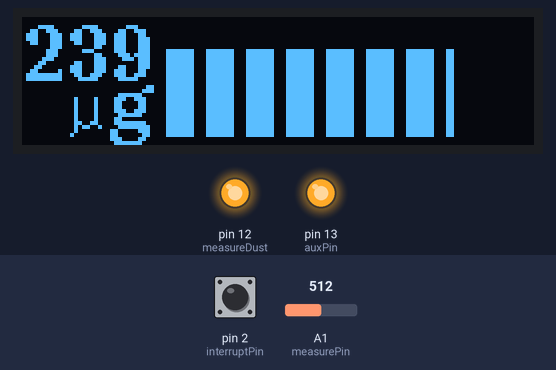
A sketch run on a simulated Arduino Uno, built with avr-gcc and run on an emulated ATmega328P. Parts: 128×32 one-colour display, output pins drawn as LEDs (lit = HIGH). The test bench sets the inputs (shaded band); at power-on: A1 (measurePin) = 512, pin 2 (interruptPin) HIGH. Sleep ends after the set time or at an interrupt; what the sketch prints to the serial monitor is not drawn.

Above: at 1.8 s.
1.9 s: A1 (measurePin) set to 716
At 4.2 s:
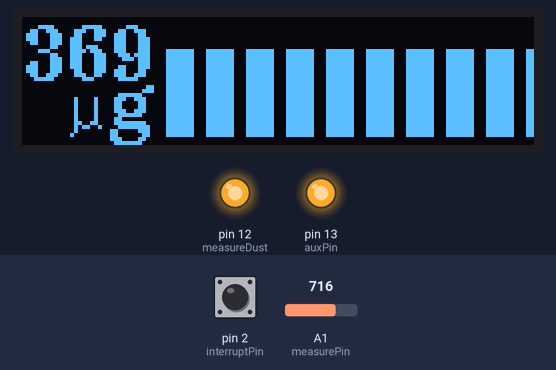
4.9 s: A1 (measurePin) set to 306
At 6.4 s:
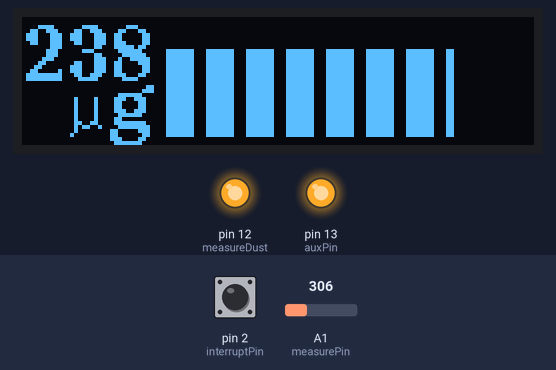
7.9 s: A1 (measurePin) set to 239
At 10.4 s:
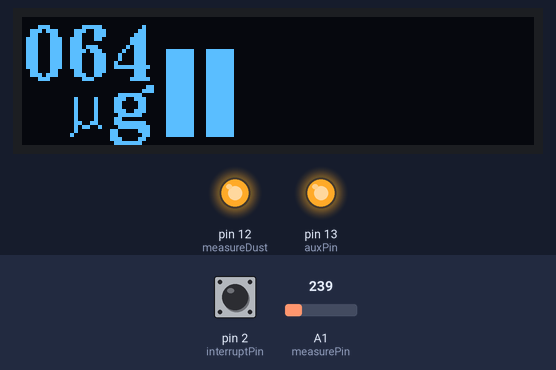
10.9 s: A1 (measurePin) set to 140
At 13.1 s:
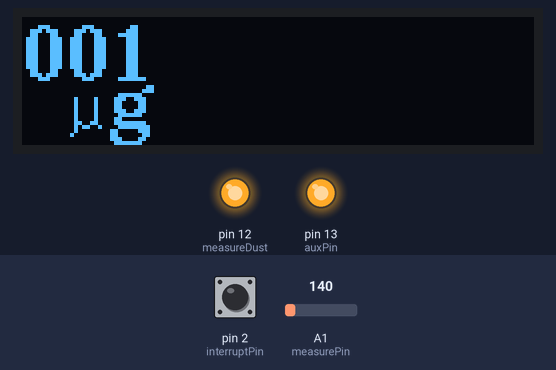
Timing chart, 0 to 23.5 s (numbered marks = the images above; inputs shaded):
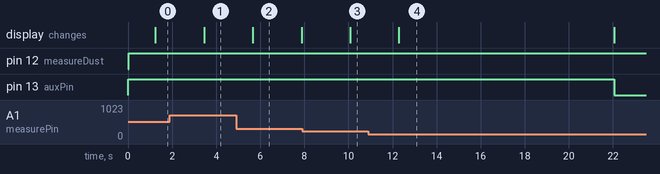

The sketch:

Dust_Sensor_SSD1306.ino
```cpp
/*
 Standalone Sketch to use
 Sharp Optical Dust Sensor GP2Y1010AU0F with SSD1306 128x32 OLED
 */
#include <Arduino.h>
#include <U8g2lib.h>
#include <avr/sleep.h>

#ifdef U8X8_HAVE_HW_SPI
#include <SPI.h>
#endif
#ifdef U8X8_HAVE_HW_I2C
#include <Wire.h>
#endif
U8G2_SSD1306_128X32_UNIVISION_1_SW_I2C u8g2(U8G2_R0, /* clock=*/ SCL, /* data=*/ SDA, /* reset=*/ U8X8_PIN_NONE);   // Adafruit Feather ESP8266/32u4 Boards + FeatherWing OLED

// Dust Sensor
int measurePin = A1;
int measureDust = 12;

int samplingTime = 200;
int deltaTime = 70;
int sleepTime = 9680;

float voMeasured = 0;
float calcVoltage = 0;
float dustDensity = 0;

// OLED
int sda = A4;
int scl = A5;

// Soft on
int interruptPin = 2;
int auxPin = 13;

void setup() {
  pinMode(interruptPin, INPUT_PULLUP);
  pinMode(auxPin, OUTPUT);
  digitalWrite(auxPin, HIGH);
  pinMode(measureDust, OUTPUT);
  u8g2.begin();
  Serial.begin(9600);
}

void loop() {
  int i;

  // Display dust monitor for 10 seconds
  for (i=0; i < 10; i++) {
    monitorDust();
  }
  // Sleep until touch sensor goes low
  sleepNow();
}

void monitorDust() {
  calcVoltage = 0;
  dustDensity = 0;
  int i;
  String indicator;

  for (i = 0; i < 10; i++) {
    digitalWrite(measureDust,LOW); // power on the LED
    delayMicroseconds(samplingTime);

    voMeasured = analogRead(measurePin); // read the dust value

    //delayMicroseconds(deltaTime);
    digitalWrite(measureDust,HIGH); // turn the LED off
    delayMicroseconds(sleepTime);

    // 0 - 2.24V mapped to 0 - 1023 integer values
    calcVoltage += (voMeasured * (2.28 / 634));
    delay(100);
  }
  Serial.print("Raw Signal Value: ");
  Serial.print(voMeasured);

  calcVoltage = calcVoltage/(i-1);
  if (calcVoltage < 0.5) calcVoltage = 0.56;
  Serial.print(" - Voltage: ");
  Serial.print(calcVoltage);

  dustDensity = ((0.16 * (calcVoltage - 0.55)) * 1000);
  Serial.print(" - Dust Density [ug/m3]: ");
  Serial.print(dustDensity);
  int dust = dustDensity;
  Serial.println(" " + stateOfDust(dust));
  display_bar(dust);
  delay(1000);
}

String stateOfDust(int dust) {
  String indicator;

  if (dust > 249) {
    indicator = "Hazardous";
  }
  else if (dust > 150) {
    indicator = "Extremely unhealthy";
  }
  else if (dust > 115) {
    indicator = "Unhealthy";
  }
  else if (dust > 75) {
    indicator = "Unhealthy for sensitive groups";
  }
  else if (dust > 35) {
    indicator = "Medium";
  }
  else {
    indicator = "Good";
  }
  return indicator;
}

void display_bar(int r) {
  char val[5];
  int i;
  int bar;
  int offset = 36;

  u8g2.firstPage();
  do {
    // Display a zero padded 3 digit value
    u8g2.setFont(u8g2_font_ncenB14_tr);
    u8g2.setDrawColor(1);
    u8g2.setCursor(0, 16);
    sprintf(val, "%03d", r);
    u8g2.print(val);

    // Display micro-gram
    u8g2.setFont(u8g2_font_unifont_t_symbols);
    u8g2.drawGlyph(12, 28, 0x00b5);

    u8g2.setFont(u8g2_font_ncenB14_tr);
    u8g2.setCursor(22, 28);
    u8g2.print("g");

    // Draw a filled box
    u8g2.setDrawColor(1);
    bar = map(r, 0, 300, 0, 127 - offset);
    u8g2.drawBox(offset, 8, bar, 22);

    // Draw the guage bars
    for (i = 1; i < 13; i++) {
      u8g2.setDrawColor(0);
      u8g2.drawBox(offset - 3 + (i * 10), 2, 3, 29);
    }
  } while ( u8g2.nextPage() );
}

void sleepNow()
{
    // blank the screen to save power
    u8g2.setPowerSave(1);

    // shutdown auxilary systems
    digitalWrite(auxPin, LOW);

    attachInterrupt(digitalPinToInterrupt(interruptPin), pinInterrupt, LOW);

    // Choose our preferred sleep mode:
    set_sleep_mode(SLEEP_MODE_PWR_DOWN);

    // Set sleep enable (SE) bit:
    sleep_enable();

    // Put the device to sleep:
    sleep_mode();
}

void pinInterrupt(void)
{
    // Upon waking up, sketch continues from this point.
    sleep_disable();
    detachInterrupt(digitalPinToInterrupt(interruptPin));
    digitalWrite(auxPin, HIGH);
    u8g2.setPowerSave(0);
}
```

Measured:
- after the input at 1.9 s, the display: changes after 1.6 s (image 1)
- after the input at 4.9 s, the display: changes after 0.76 s (image 2)
- after the input at 7.9 s, the display: changes after 2.2 s (image 3)
- after the input at 10.9 s, the display: changes after 1.4 s (image 4)
- what the display in image 2 shows lasts 2.2 s, from 5.7 s to 7.9 s
